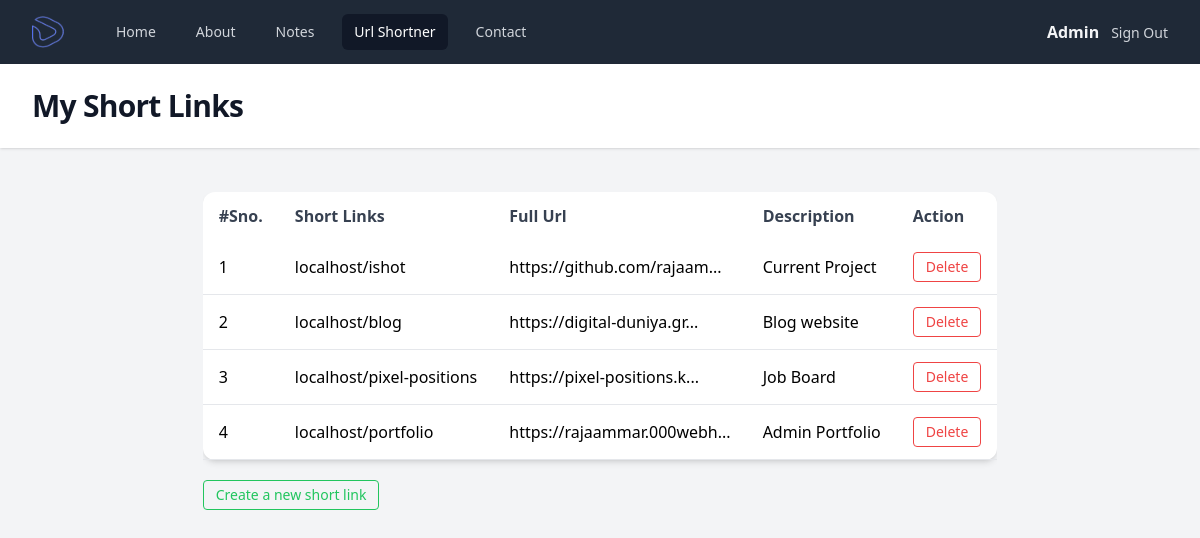
The page /shortner (signed in) on the database its author committed.
### tables this page shows
CREATE TABLE `url_shortner` (
  `id` int NOT NULL,
  `user_id` int NOT NULL,
  `description` varchar(255) NOT NULL,
  `shortUrl` varchar(255) NOT NULL,
  `fullUrl` text NOT NULL
);

### Core/functions.php (called while the page is built, shortened)
<?php
function urlIs($value)
{
    return $_SERVER['REQUEST_URI'] === $value;
}
function base_path($path)
{
    return BASE_PATH . $path;
}
function view($path, $data = [])
{
    extract($data);
    require base_path('Views/' . $path);
}

### Http/Controllers/url_shortner/index.php (called while the page is built, shortened)
<?php
$db = App::resolve(Database::class);
$links = $db->query(
    "SELECT * FROM url_shortner where user_id = :user_id order by id desc",
    ['user_id' => $_SESSION['user']['id']]
)->get();
view("url_shortner/index.view.php", [
    'heading' => 'My Short Links',
    'links' => $links
]);

### public/index.php (called while the page is built, shortened)
<?php
require BASE_PATH . "Core/functions.php";
require base_path('bootstrap.php');
$router = new Router();
$uri = parse_url($_SERVER['REQUEST_URI'])['path'];
$method = $_POST['_method'] ?? $_SERVER['REQUEST_METHOD'];
try {
    $router->route($uri, $method);
} catch (ValidationException $exception) {
    Session::flash('errors', $exception->errors);
    Session::flash('old', $exception->old);
    return redirect($router->previousUrl());
}

### Core/App.php (called while the page is built, shortened)
<?php
class App
{
    protected static $container;
    public static function setContainer($container)
    {
        static::$container = $container;
    }
    public static function container()
    {
        return static::$container;
    }
    public static function resolve($key)
    {
        return static::container()->resolve($key);
    }
}

### Core/Container.php (called while the page is built, shortened)
<?php
class Container
{
    protected $bindings = [];
    public function bind($key, $resolver)
    {
        $this->bindings[$key] = $resolver;
    }
    public function resolve($key)
    {
        $reslover = $this->bindings[$key];
        return call_user_func($reslover);
    }
}

### config.php (called while the page is built)
<?php
return [
    'database' => [
        'host' => 'localhost',
        'port' => 3306,
        'dbname' => 'learn_php',
        'charset' => 'utf8mb4'
    ]
];

### bootstrap.php (called while the page is built, shortened)
<?php
$container = new Container();
$container->bind('Core\Database', function () {
    $config = require base_path("config.php");
    return new Database($config['database']);
});

### Core/Database.php (called while the page is built, shortened)
<?php
class Database
{
    public $connection, $statement;
    public function __construct($config, $user = 'root', $password = 'root')
    {
        $dsn = 'mysql:' . http_build_query($config, '', ';');
        $this->connection = new PDO($dsn, $user, $password, [PDO::ATTR_DEFAULT_FETCH_MODE => PDO::FETCH_ASSOC]);
    }
    public function query($query, $params = [])
    {
        $this->statement = $this->connection->prepare($query);
        $this->statement->execute($params);
        return $this;
    }
    function get()
    {
        return $this->statement->fetchAll();
    }
}

### Views/url_shortner/index.view.php (the view, shortened to what this page needs)
<?php require base_path("Views/partials/header.php") ?>
<?php require base_path("Views/partials/nav.php") ?>
<?php require base_path("Views/partials/banner.php") ?>
<main>
    <div class="mx-auto max-w-7xl px-4 py-6 sm:px-6 lg:px-8">
        <div class="flex justify-center mt-5">
            <div class="overflow-x-auto">
                <table class="min-w-full bg-white shadow-md rounded-xl">
                    <thead>
                        <tr class="bg-blue-gray-100 text-gray-700">
                            <th class="py-3 px-4 text-left">#Sno.</th>
                            <th class="py-3 px-4 text-left">Short Links</th>
                            <th class="py-3 px-4 text-left">Full Url</th>
                            <th class="py-3 px-4 text-left">Description</th>
                            <th class="py-3 px-4 text-left">Action</th>
                        </tr>
                    </thead>
                    <tbody class="text-blue-gray-900">
                        <?php $i = 0; ?>
                        <?php foreach ($links as $link) : ?>
                            <?php
                            $i++;
                            $shortLink = $_SERVER['SERVER_NAME']
                                . ($_SERVER["SERVER_PORT"] !== '80' ? ':' . $_SERVER["SERVER_PORT"] : '') .
                                '/' . htmlspecialchars($link['shortUrl']);
                            $url = htmlspecialchars($link['fullUrl']);
                            $fullUrl = strlen($url) > 25 ? substr(htmlspecialchars($link['fullUrl']), 0, 25) . '...' : ''
                            ?>
                            <tr class="border-b border-blue-gray-200">
                                <td class="py-3 px-4"><?= $i ?></td>
                                <td class="py-3 px-4">
                                    <a class="hover:text-blue-500" target="_blank" href="http://<?= $shortLink ?>">
                                        <?= $shortLink ?>
                                    </a>
                                </td>
                                <td class="py-3 px-4">
                                    <a class="hover:text-blue-500" target="_blank" href="<?= $url ?>">
                                        <?= $fullUrl ?>
                                    </a>
                                </td>
                                <td class="py-3 px-4"><?= htmlspecialchars($link['description']) ?></td>
                                <td class="py-3 px-4">
                                        <form action="/shortner" method="post">
                                            <button class="text-sm text-red-500 border border-current px-3 py-1 rounded">Delete</button>
                                        </form>
                                </td>
                            </tr>
                        <?php endforeach ?>
                    </tbody>
                </table>
                <a href="/shortner/create" class="text-sm text-green-500 border border-current px-3 py-1 rounded mt-5 inline-block">Create a
                    new short link</a>
            </div>
        </div>
    </div>
</main>
<?php require base_path("Views/partials/footer.php") ?>

### Core/Router.php (shortened to what this page needs)
<?php
class Router
{
    protected $routes = [];
    public function add($uri, $controller, $method)
    {
        $this->routes[] = [
            'uri' => $uri,
            'controller' => $controller,
            'method' => $method,
            'middleware' => null
        ];
        return $this;
    }
    public function only($key)
    {
        $this->routes[array_key_last($this->routes)]['middleware'] = $key;
    }
    public function route($uri, $method)
    {
        foreach ($this->routes as $route) {
            if ($route['uri'] === $uri && $route['method'] === strtoupper($method)) {
                return require base_path('Http/Controllers/' . $route['controller']);
            }
        }
    }
}

### Views/partials/header.php (shortened to what this page needs)
<!DOCTYPE html>
<html class="h-full bg-gray-100">
<head>
    <link rel="stylesheet" href="/assets/css/style.css">
    <script src="https://cdn.tailwindcss.com?forms"></script>
</head>
<body class="h-full">
    <div class="min-h-full">

### Views/partials/nav.php (shortened to what this page needs)
<nav class="bg-gray-800">
    <div class="mx-auto max-w-7xl px-4 sm:px-6 lg:px-8">
        <div class="flex h-16 items-center justify-between">
            <div class="flex items-center">
                <div class="flex-shrink-0">
                    <img class="h-8 w-8" src="/assets/images/logo.png" alt="Your Company">
                </div>
                <div class="hidden md:block">
                    <div class="ml-10 flex items-baseline space-x-4">
                        <a href="/" class="rounded-md px-3 py-2 text-sm font-medium <?= urlIs('/') ? 'bg-gray-900 text-white' : 'text-gray-300 hover:bg-gray-700 hover:text-white' ?>" <?= urlIs('/') ? 'aria-current="page"' : null ?>>Home</a>
                        <a href="/about" class="rounded-md px-3 py-2 text-sm font-medium <?= urlIs('/about') ? 'bg-gray-900 text-white' : 'text-gray-300 hover:bg-gray-700 hover:text-white' ?>" <?= urlIs('/about') ? 'aria-current="page"' : null ?>>About</a>
                        <?php if ($_SESSION['user'] ?? false) : ?>
                            <a href="/notes" class="rounded-md px-3 py-2 text-sm font-medium <?= urlIs('/notes') ? 'bg-gray-900 text-white' : 'text-gray-300 hover:bg-gray-700 hover:text-white' ?>" <?= urlIs('/notes') ? 'aria-current="page"' : null ?>>Notes</a>
                            <a href="/shortner" class="rounded-md px-3 py-2 text-sm font-medium <?= urlIs('/shortner') ? 'bg-gray-900 text-white' : 'text-gray-300 hover:bg-gray-700 hover:text-white' ?>" <?= urlIs('/shortner') ? 'aria-current="page"' : null ?>>Url Shortner</a>
                        <?php endif ?>
                        <a href="/contact" class="rounded-md px-3 py-2 text-sm font-medium <?= urlIs('/contact') ? 'bg-gray-900 text-white' : 'text-gray-300 hover:bg-gray-700 hover:text-white' ?>" <?= urlIs('/contact') ? 'aria-current="page"' : null ?>>Contact</a>
                    </div>
                </div>
            </div>
            <div class="hidden md:block">
                <div class="ml-4 flex items-center md:ml-6">
                    <div class="relative ml-3">
                        <div>
                            <?php if ($_SESSION['user'] ?? false) : ?>
                                <div class="flex">
                                    <p class="text-gray-100 font-semibold"><?= $_SESSION['user']['name'] ?></p>
                                    <form action="/session" method="post">
                                        <button class="ps-3 pt-1/2 text-sm font-medium text-gray-300 hover:text-white">Sign Out</button>
                                    </form>
                                </div>
                            <?php endif ?>
                        </div>
                    </div>
                </div>
            </div>
        </div>
    </div>
</nav>

### Views/partials/banner.php
<header class="bg-white shadow">
    <div class="mx-auto max-w-7xl px-4 py-6 sm:px-6 lg:px-8">
        <h1 class="text-3xl font-bold tracking-tight text-gray-900"><?= $heading ?></h1>
    </div>
</header>

### Views/partials/footer.php (shortened to what this page needs)
</div>
</body>
</html>

### rows shown on the page
url_shortner: shortUrl "localhost/ishot", fullUrl "https://github.com/rajaam...", description "Current Project"
url_shortner: shortUrl "localhost/blog", fullUrl "https://digital-duniya.gr...", description "Blog website"
url_shortner: shortUrl "localhost/pixel-positions", fullUrl "https://pixel-positions.k...", description "Job Board"
url_shortner: shortUrl "localhost/portfolio", fullUrl "https://rajaammar.000webh...", description "Admin Portfolio"
